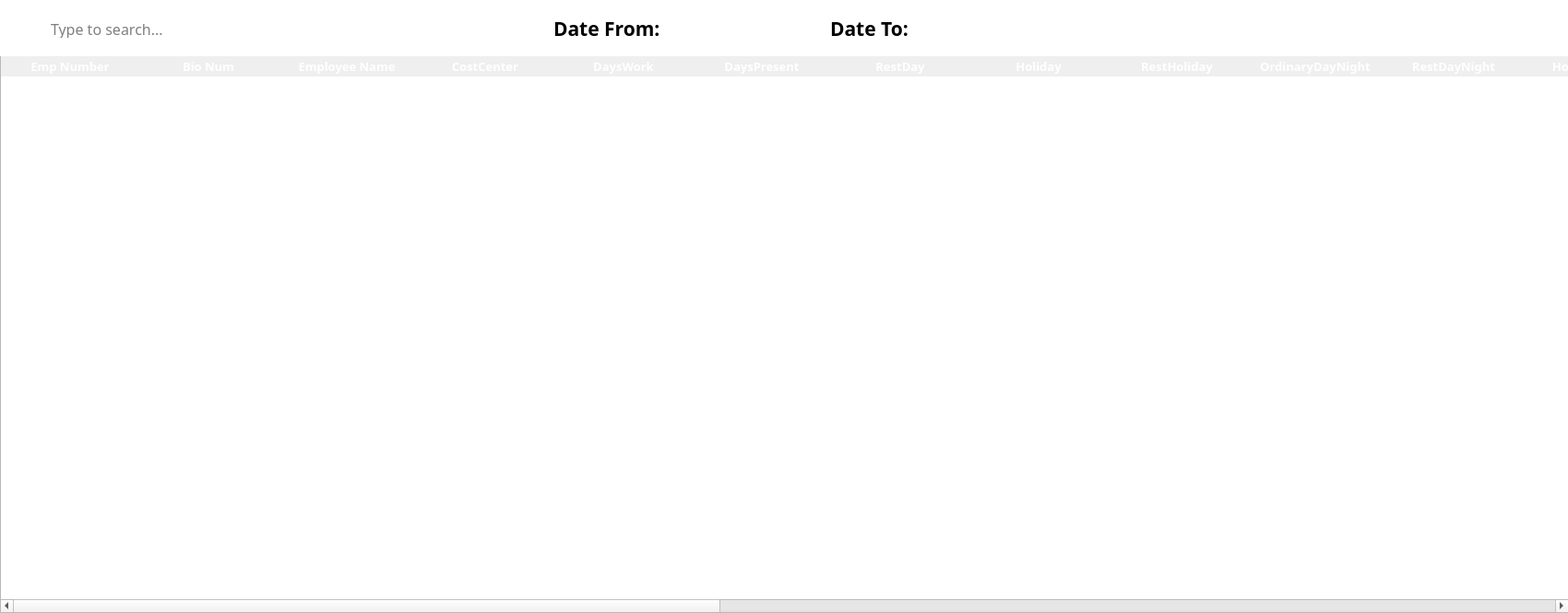
<?xml version="1.0" encoding="UTF-8"?>
<ui version="4.0">
 <class>MainWindow</class>
 <widget class="QMainWindow" name="MainWindow">
  <property name="geometry">
   <rect>
    <x>0</x>
    <y>0</y>
    <width>1700</width>
    <height>665</height>
   </rect>
  </property>
  <property name="windowTitle">
   <string>MainWindow</string>
  </property>
  <widget class="QWidget" name="centralwidget">
   <widget class="QTableWidget" name="paytimesheetTable">
    <property name="geometry">
     <rect>
      <x>0</x>
      <y>60</y>
      <width>1701</width>
      <height>605</height>
     </rect>
    </property>
    <property name="sizePolicy">
     <sizepolicy hsizetype="Fixed" vsizetype="Fixed">
      <horstretch>0</horstretch>
      <verstretch>0</verstretch>
     </sizepolicy>
    </property>
    <property name="font">
     <font>
      <family>Poppins SemiBold</family>
      <pointsize>10</pointsize>
      <weight>75</weight>
      <bold>true</bold>
     </font>
    </property>
    <property name="focusPolicy">
     <enum>Qt::ClickFocus</enum>
    </property>
    <property name="contextMenuPolicy">
     <enum>Qt::DefaultContextMenu</enum>
    </property>
    <property name="styleSheet">
     <string notr="true">/* Header Design */

QHeaderView::section {
	font-family: Poppins;
	font-weight: bold;
	font-size: 13px;
	color: white;
	background-color: &quot;#344273&quot;;
	border: none;
}

/* Style for the selected row */
QTableView::item:selected:active {
	 selection-background-color: &quot;#9DADDF&quot;;
}

/* Style for the alternate row */
QTableWidget {
	alternate-background-color: &quot;#DDDDDD&quot;;
}</string>
    </property>
    <property name="horizontalScrollBarPolicy">
     <enum>Qt::ScrollBarAsNeeded</enum>
    </property>
    <property name="sizeAdjustPolicy">
     <enum>QAbstractScrollArea::AdjustIgnored</enum>
    </property>
    <property name="editTriggers">
     <set>QAbstractItemView::NoEditTriggers</set>
    </property>
    <property name="tabKeyNavigation">
     <bool>false</bool>
    </property>
    <property name="showDropIndicator" stdset="0">
     <bool>false</bool>
    </property>
    <property name="dragDropOverwriteMode">
     <bool>false</bool>
    </property>
    <property name="alternatingRowColors">
     <bool>true</bool>
    </property>
    <property name="selectionMode">
     <enum>QAbstractItemView::SingleSelection</enum>
    </property>
    <property name="selectionBehavior">
     <enum>QAbstractItemView::SelectRows</enum>
    </property>
    <property name="textElideMode">
     <enum>Qt::ElideRight</enum>
    </property>
    <property name="showGrid">
     <bool>false</bool>
    </property>
    <property name="gridStyle">
     <enum>Qt::SolidLine</enum>
    </property>
    <property name="sortingEnabled">
     <bool>false</bool>
    </property>
    <property name="cornerButtonEnabled">
     <bool>false</bool>
    </property>
    <property name="columnCount">
     <number>24</number>
    </property>
    <attribute name="horizontalHeaderVisible">
     <bool>true</bool>
    </attribute>
    <attribute name="horizontalHeaderCascadingSectionResizes">
     <bool>true</bool>
    </attribute>
    <attribute name="horizontalHeaderMinimumSectionSize">
     <number>50</number>
    </attribute>
    <attribute name="horizontalHeaderDefaultSectionSize">
     <number>150</number>
    </attribute>
    <attribute name="horizontalHeaderHighlightSections">
     <bool>true</bool>
    </attribute>
    <attribute name="horizontalHeaderShowSortIndicator" stdset="0">
     <bool>false</bool>
    </attribute>
    <attribute name="horizontalHeaderStretchLastSection">
     <bool>true</bool>
    </attribute>
    <attribute name="verticalHeaderVisible">
     <bool>false</bool>
    </attribute>
    <attribute name="verticalHeaderCascadingSectionResizes">
     <bool>false</bool>
    </attribute>
    <attribute name="verticalHeaderMinimumSectionSize">
     <number>23</number>
    </attribute>
    <attribute name="verticalHeaderDefaultSectionSize">
     <number>31</number>
    </attribute>
    <attribute name="verticalHeaderHighlightSections">
     <bool>false</bool>
    </attribute>
    <attribute name="verticalHeaderShowSortIndicator" stdset="0">
     <bool>false</bool>
    </attribute>
    <column>
     <property name="text">
      <string>Emp Number</string>
     </property>
    </column>
    <column>
     <property name="text">
      <string>Bio Num</string>
     </property>
    </column>
    <column>
     <property name="text">
      <string>Employee Name</string>
     </property>
     <property name="font">
      <font>
       <strikeout>false</strikeout>
      </font>
     </property>
     <property name="foreground">
      <brush brushstyle="SolidPattern">
       <color alpha="255">
        <red>0</red>
        <green>0</green>
        <blue>0</blue>
       </color>
      </brush>
     </property>
    </column>
    <column>
     <property name="text">
      <string>CostCenter</string>
     </property>
    </column>
    <column>
     <property name="text">
      <string>DaysWork</string>
     </property>
    </column>
    <column>
     <property name="text">
      <string>DaysPresent</string>
     </property>
    </column>
    <column>
     <property name="text">
      <string>RestDay</string>
     </property>
    </column>
    <column>
     <property name="text">
      <string>Holiday</string>
     </property>
    </column>
    <column>
     <property name="text">
      <string>RestHoliday</string>
     </property>
    </column>
    <column>
     <property name="text">
      <string>OrdinaryDayNight</string>
     </property>
    </column>
    <column>
     <property name="text">
      <string>RestDayNight</string>
     </property>
    </column>
    <column>
     <property name="text">
      <string>HolidayNight</string>
     </property>
    </column>
    <column>
     <property name="text">
      <string>RestHolidayNight</string>
     </property>
    </column>
    <column>
     <property name="text">
      <string>OrdinaryDayOT</string>
     </property>
    </column>
    <column>
     <property name="text">
      <string>RestDayOT</string>
     </property>
    </column>
    <column>
     <property name="text">
      <string>HolidayOT</string>
     </property>
    </column>
    <column>
     <property name="text">
      <string>RestHolidayOT</string>
     </property>
    </column>
    <column>
     <property name="text">
      <string>Late</string>
     </property>
    </column>
    <column>
     <property name="text">
      <string>Undertime</string>
     </property>
    </column>
    <column>
     <property name="text">
      <string>Absent</string>
     </property>
    </column>
    <column>
     <property name="text">
      <string>DatePosted</string>
     </property>
    </column>
    <column>
     <property name="text">
      <string>Remarks</string>
     </property>
    </column>
    <column>
     <property name="text">
      <string>EmpCompany</string>
     </property>
    </column>
    <column>
     <property name="text">
      <string>LegalHoliday</string>
     </property>
    </column>
   </widget>
   <widget class="QWidget" name="widget" native="true">
    <property name="geometry">
     <rect>
      <x>0</x>
      <y>0</y>
      <width>1711</width>
      <height>61</height>
     </rect>
    </property>
    <property name="styleSheet">
     <string notr="true">background-color: white;</string>
    </property>
    <widget class="QFrame" name="searchBar">
     <property name="geometry">
      <rect>
       <x>10</x>
       <y>10</y>
       <width>361</width>
       <height>41</height>
      </rect>
     </property>
     <property name="focusPolicy">
      <enum>Qt::StrongFocus</enum>
     </property>
     <property name="styleSheet">
      <string notr="true">#searchBar{
	border: 1px solid &quot;#344273&quot;;
	border-radius: 3px; 
}</string>
     </property>
     <property name="frameShape">
      <enum>QFrame::StyledPanel</enum>
     </property>
     <property name="frameShadow">
      <enum>QFrame::Raised</enum>
     </property>
     <widget class="QLineEdit" name="txtSearch">
      <property name="geometry">
       <rect>
        <x>43</x>
        <y>10</y>
        <width>301</width>
        <height>21</height>
       </rect>
      </property>
      <property name="font">
       <font>
        <family>Poppins</family>
        <pointsize>12</pointsize>
       </font>
      </property>
      <property name="focusPolicy">
       <enum>Qt::ClickFocus</enum>
      </property>
      <property name="styleSheet">
       <string notr="true">#txtSearch{

}</string>
      </property>
      <property name="text">
       <string/>
      </property>
      <property name="frame">
       <bool>false</bool>
      </property>
      <property name="placeholderText">
       <string>Type to search...</string>
      </property>
     </widget>
     <widget class="QLabel" name="searchIcon">
      <property name="geometry">
       <rect>
        <x>10</x>
        <y>10</y>
        <width>31</width>
        <height>21</height>
       </rect>
      </property>
      <property name="styleSheet">
       <string notr="true">#searchIcon{
	background-color: white;
}</string>
      </property>
      <property name="text">
       <string/>
      </property>
      <property name="pixmap">
       <pixmap>../../MainFrame/Resources/Icons/search.svg</pixmap>
      </property>
      <property name="scaledContents">
       <bool>false</bool>
      </property>
      <property name="alignment">
       <set>Qt::AlignCenter</set>
      </property>
     </widget>
    </widget>
    <widget class="QLabel" name="lblDateFrom">
     <property name="geometry">
      <rect>
       <x>600</x>
       <y>20</y>
       <width>121</width>
       <height>21</height>
      </rect>
     </property>
     <property name="font">
      <font>
       <family>Poppins</family>
       <pointsize>16</pointsize>
       <weight>75</weight>
       <bold>true</bold>
      </font>
     </property>
     <property name="text">
      <string>Date From:</string>
     </property>
    </widget>
    <widget class="QLabel" name="lblFrom">
     <property name="geometry">
      <rect>
       <x>720</x>
       <y>20</y>
       <width>181</width>
       <height>21</height>
      </rect>
     </property>
     <property name="font">
      <font>
       <family>Poppins</family>
       <pointsize>12</pointsize>
       <weight>50</weight>
       <bold>false</bold>
      </font>
     </property>
     <property name="text">
      <string/>
     </property>
     <property name="alignment">
      <set>Qt::AlignCenter</set>
     </property>
    </widget>
    <widget class="QLabel" name="lblTo">
     <property name="geometry">
      <rect>
       <x>990</x>
       <y>20</y>
       <width>181</width>
       <height>21</height>
      </rect>
     </property>
     <property name="font">
      <font>
       <family>Poppins</family>
       <pointsize>12</pointsize>
       <weight>50</weight>
       <bold>false</bold>
      </font>
     </property>
     <property name="text">
      <string/>
     </property>
     <property name="alignment">
      <set>Qt::AlignCenter</set>
     </property>
    </widget>
    <widget class="QLabel" name="lblDateTo">
     <property name="geometry">
      <rect>
       <x>900</x>
       <y>20</y>
       <width>91</width>
       <height>21</height>
      </rect>
     </property>
     <property name="font">
      <font>
       <family>Poppins</family>
       <pointsize>16</pointsize>
       <weight>75</weight>
       <bold>true</bold>
      </font>
     </property>
     <property name="text">
      <string>Date To:</string>
     </property>
    </widget>
   </widget>
  </widget>
 </widget>
 <resources/>
 <connections/>
</ui>
